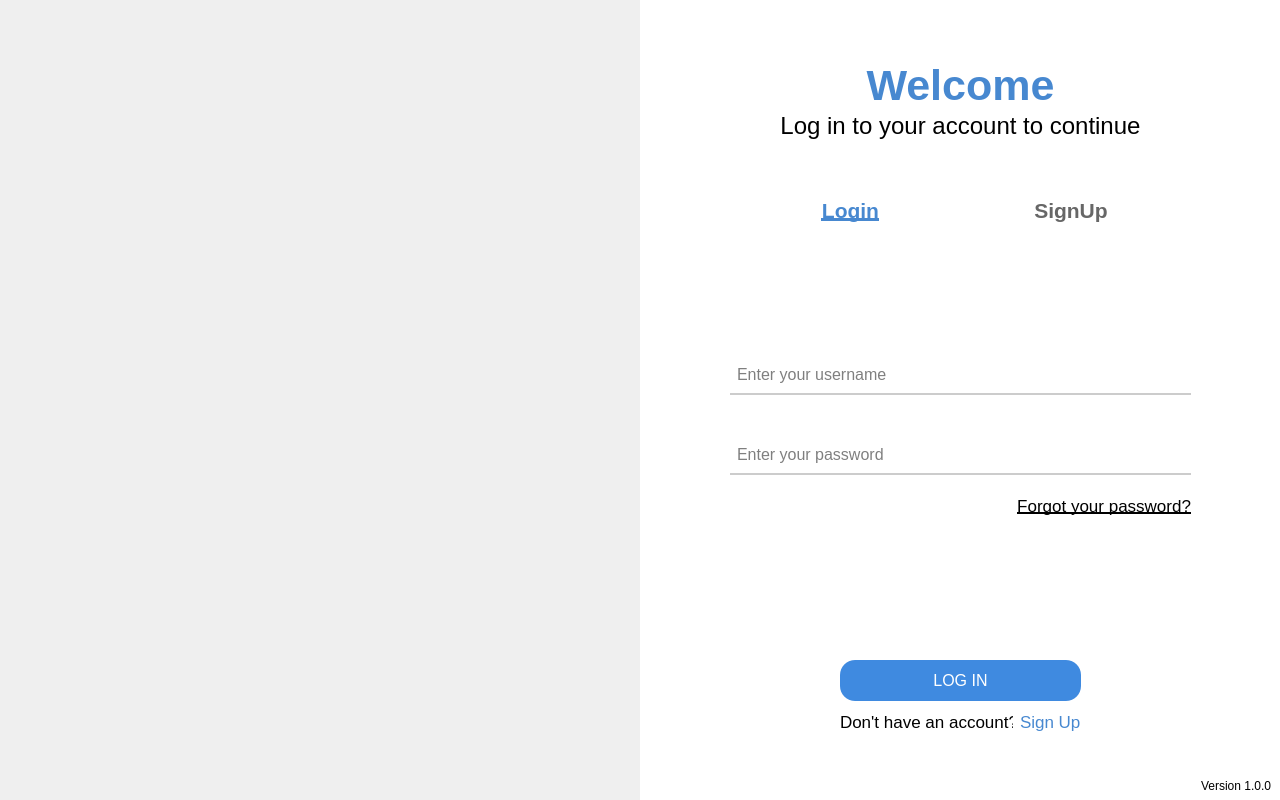
<?xml version="1.0" encoding="UTF-8"?>
<ui version="4.0">
 <class>MainWindow</class>
 <widget class="QMainWindow" name="MainWindow">
  <property name="geometry">
   <rect>
    <x>0</x>
    <y>0</y>
    <width>1280</width>
    <height>800</height>
   </rect>
  </property>
  <property name="sizePolicy">
   <sizepolicy hsizetype="Expanding" vsizetype="Expanding">
    <horstretch>0</horstretch>
    <verstretch>0</verstretch>
   </sizepolicy>
  </property>
  <property name="minimumSize">
   <size>
    <width>1280</width>
    <height>800</height>
   </size>
  </property>
  <property name="maximumSize">
   <size>
    <width>1280</width>
    <height>800</height>
   </size>
  </property>
  <property name="windowTitle">
   <string>MainWindow</string>
  </property>
  <property name="styleSheet">
   <string notr="true">QFrame { border: none; }</string>
  </property>
  <widget class="QWidget" name="centralwidget">
   <property name="sizePolicy">
    <sizepolicy hsizetype="Expanding" vsizetype="Expanding">
     <horstretch>0</horstretch>
     <verstretch>0</verstretch>
    </sizepolicy>
   </property>
   <widget class="QFrame" name="controles">
    <property name="geometry">
     <rect>
      <x>640</x>
      <y>0</y>
      <width>640</width>
      <height>800</height>
     </rect>
    </property>
    <property name="sizePolicy">
     <sizepolicy hsizetype="Expanding" vsizetype="Expanding">
      <horstretch>0</horstretch>
      <verstretch>0</verstretch>
     </sizepolicy>
    </property>
    <property name="styleSheet">
     <string notr="true">QFrame#controles {
    background-color: rgba(255, 255, 255, 1); /* Rojo semi-transparente */
}
</string>
    </property>
    <property name="frameShape">
     <enum>QFrame::StyledPanel</enum>
    </property>
    <property name="frameShadow">
     <enum>QFrame::Raised</enum>
    </property>
    <widget class="QLabel" name="label_2">
     <property name="geometry">
      <rect>
       <x>0</x>
       <y>60</y>
       <width>641</width>
       <height>51</height>
      </rect>
     </property>
     <property name="font">
      <font>
       <pointsize>32</pointsize>
       <bold>true</bold>
      </font>
     </property>
     <property name="styleSheet">
      <string notr="true">color: #4788D0;</string>
     </property>
     <property name="text">
      <string>Welcome</string>
     </property>
     <property name="alignment">
      <set>Qt::AlignCenter</set>
     </property>
    </widget>
    <widget class="QLabel" name="label_3">
     <property name="geometry">
      <rect>
       <x>0</x>
       <y>110</y>
       <width>641</width>
       <height>31</height>
      </rect>
     </property>
     <property name="font">
      <font>
       <pointsize>18</pointsize>
      </font>
     </property>
     <property name="text">
      <string>Log in to your account to continue</string>
     </property>
     <property name="alignment">
      <set>Qt::AlignCenter</set>
     </property>
    </widget>
    <widget class="QFrame" name="frame">
     <property name="geometry">
      <rect>
       <x>0</x>
       <y>170</y>
       <width>641</width>
       <height>81</height>
      </rect>
     </property>
     <property name="frameShape">
      <enum>QFrame::StyledPanel</enum>
     </property>
     <property name="frameShadow">
      <enum>QFrame::Raised</enum>
     </property>
     <layout class="QHBoxLayout" name="horizontalLayout">
      <property name="spacing">
       <number>0</number>
      </property>
      <property name="leftMargin">
       <number>100</number>
      </property>
      <property name="topMargin">
       <number>0</number>
      </property>
      <property name="rightMargin">
       <number>100</number>
      </property>
      <property name="bottomMargin">
       <number>0</number>
      </property>
      <item>
       <widget class="QLabel" name="lblLoginHeader">
        <property name="font">
         <font>
          <pointsize>16</pointsize>
          <bold>true</bold>
          <underline>true</underline>
         </font>
        </property>
        <property name="cursor">
         <cursorShape>PointingHandCursor</cursorShape>
        </property>
        <property name="styleSheet">
         <string notr="true">color: #4788D0;</string>
        </property>
        <property name="text">
         <string>Login</string>
        </property>
        <property name="alignment">
         <set>Qt::AlignCenter</set>
        </property>
       </widget>
      </item>
      <item>
       <widget class="QLabel" name="lblSignUpHeader">
        <property name="font">
         <font>
          <pointsize>16</pointsize>
          <bold>true</bold>
         </font>
        </property>
        <property name="cursor">
         <cursorShape>PointingHandCursor</cursorShape>
        </property>
        <property name="styleSheet">
         <string notr="true">color: rgb(103, 103, 103);</string>
        </property>
        <property name="text">
         <string>SignUp</string>
        </property>
        <property name="alignment">
         <set>Qt::AlignCenter</set>
        </property>
       </widget>
      </item>
     </layout>
    </widget>
    <widget class="QFrame" name="frame_2">
     <property name="geometry">
      <rect>
       <x>0</x>
       <y>250</y>
       <width>641</width>
       <height>521</height>
      </rect>
     </property>
     <property name="frameShape">
      <enum>QFrame::StyledPanel</enum>
     </property>
     <property name="frameShadow">
      <enum>QFrame::Raised</enum>
     </property>
     <widget class="QLineEdit" name="txtUsername">
      <property name="geometry">
       <rect>
        <x>90</x>
        <y>105</y>
        <width>461</width>
        <height>40</height>
       </rect>
      </property>
      <property name="minimumSize">
       <size>
        <width>0</width>
        <height>40</height>
       </size>
      </property>
      <property name="font">
       <font>
        <pointsize>12</pointsize>
       </font>
      </property>
      <property name="styleSheet">
       <string notr="true">QLineEdit {
    border: none;
    border-bottom: 2px solid #ccc;
    padding: 5px;
}

QLineEdit:focus {
    border-bottom: 2px solid #4285F4;
}
</string>
      </property>
      <property name="alignment">
       <set>Qt::AlignLeading|Qt::AlignLeft|Qt::AlignVCenter</set>
      </property>
      <property name="placeholderText">
       <string>Enter your username</string>
      </property>
     </widget>
     <widget class="QLineEdit" name="txtPassword">
      <property name="geometry">
       <rect>
        <x>90</x>
        <y>185</y>
        <width>461</width>
        <height>40</height>
       </rect>
      </property>
      <property name="minimumSize">
       <size>
        <width>0</width>
        <height>40</height>
       </size>
      </property>
      <property name="font">
       <font>
        <pointsize>12</pointsize>
       </font>
      </property>
      <property name="styleSheet">
       <string notr="true">QLineEdit {
    border: none;
    border-bottom: 2px solid #ccc;
    padding: 5px;
}

QLineEdit:focus {
    border-bottom: 2px solid #4285F4;
}
</string>
      </property>
      <property name="echoMode">
       <enum>QLineEdit::Password</enum>
      </property>
      <property name="alignment">
       <set>Qt::AlignLeading|Qt::AlignLeft|Qt::AlignVCenter</set>
      </property>
      <property name="placeholderText">
       <string>Enter your password</string>
      </property>
     </widget>
     <widget class="QLabel" name="label_4">
      <property name="geometry">
       <rect>
        <x>90</x>
        <y>240</y>
        <width>461</width>
        <height>31</height>
       </rect>
      </property>
      <property name="sizePolicy">
       <sizepolicy hsizetype="Preferred" vsizetype="Fixed">
        <horstretch>0</horstretch>
        <verstretch>0</verstretch>
       </sizepolicy>
      </property>
      <property name="font">
       <font>
        <pointsize>13</pointsize>
        <underline>true</underline>
       </font>
      </property>
      <property name="cursor">
       <cursorShape>PointingHandCursor</cursorShape>
      </property>
      <property name="text">
       <string>Forgot your password?</string>
      </property>
      <property name="scaledContents">
       <bool>true</bool>
      </property>
      <property name="alignment">
       <set>Qt::AlignRight|Qt::AlignTrailing|Qt::AlignVCenter</set>
      </property>
     </widget>
     <widget class="QLabel" name="lblSignUp">
      <property name="geometry">
       <rect>
        <x>380</x>
        <y>450</y>
        <width>60</width>
        <height>43</height>
       </rect>
      </property>
      <property name="font">
       <font>
        <pointsize>13</pointsize>
       </font>
      </property>
      <property name="cursor">
       <cursorShape>PointingHandCursor</cursorShape>
      </property>
      <property name="styleSheet">
       <string notr="true">color: #4788D0;</string>
      </property>
      <property name="text">
       <string>Sign Up</string>
      </property>
      <property name="scaledContents">
       <bool>true</bool>
      </property>
     </widget>
     <widget class="QLabel" name="label_5">
      <property name="geometry">
       <rect>
        <x>200</x>
        <y>450</y>
        <width>173</width>
        <height>43</height>
       </rect>
      </property>
      <property name="font">
       <font>
        <pointsize>13</pointsize>
       </font>
      </property>
      <property name="text">
       <string>Don't have an account?</string>
      </property>
     </widget>
     <widget class="QPushButton" name="btnLogIn">
      <property name="geometry">
       <rect>
        <x>200</x>
        <y>410</y>
        <width>241</width>
        <height>41</height>
       </rect>
      </property>
      <property name="cursor">
       <cursorShape>PointingHandCursor</cursorShape>
      </property>
      <property name="styleSheet">
       <string notr="true">QPushButton {
    background-color: #3F8AE0;
    border-radius: 15px;
    color: white;
    font-size: 16px; 
    padding: 10px 20px;
}

QPushButton:hover {
    background-color: #357AE8;
}

QPushButton:pressed {
    background-color: #2C6FDD;
}
</string>
      </property>
      <property name="text">
       <string>LOG IN</string>
      </property>
     </widget>
     <widget class="QPushButton" name="btnShowPassword">
      <property name="geometry">
       <rect>
        <x>520</x>
        <y>189</y>
        <width>31</width>
        <height>31</height>
       </rect>
      </property>
      <property name="cursor">
       <cursorShape>PointingHandCursor</cursorShape>
      </property>
      <property name="layoutDirection">
       <enum>Qt::LeftToRight</enum>
      </property>
      <property name="autoFillBackground">
       <bool>false</bool>
      </property>
      <property name="styleSheet">
       <string notr="true">QPushButton {
	background-color: rgb(255, 255, 255);
	border-radius: 5px;
	color: white;
}

QPushButton:hover {
	background-color: rgb(239, 239, 239);
}

QPushButton:pressed {
	background-color: rgb(209, 209, 209);
}</string>
      </property>
      <property name="text">
       <string/>
      </property>
      <property name="icon">
       <iconset resource="../resources.qrc">
        <normaloff>:/resources/invisiblePass.png</normaloff>:/resources/invisiblePass.png</iconset>
      </property>
      <property name="iconSize">
       <size>
        <width>20</width>
        <height>20</height>
       </size>
      </property>
      <property name="flat">
       <bool>true</bool>
      </property>
     </widget>
    </widget>
    <widget class="QLabel" name="label_7">
     <property name="geometry">
      <rect>
       <x>510</x>
       <y>770</y>
       <width>121</width>
       <height>31</height>
      </rect>
     </property>
     <property name="text">
      <string>Version 1.0.0</string>
     </property>
     <property name="alignment">
      <set>Qt::AlignRight|Qt::AlignTrailing|Qt::AlignVCenter</set>
     </property>
    </widget>
   </widget>
   <widget class="QLabel" name="label">
    <property name="geometry">
     <rect>
      <x>0</x>
      <y>0</y>
      <width>641</width>
      <height>801</height>
     </rect>
    </property>
    <property name="text">
     <string/>
    </property>
    <property name="pixmap">
     <pixmap resource="../resources.qrc">:/resources/loginBackground.png</pixmap>
    </property>
    <property name="scaledContents">
     <bool>true</bool>
    </property>
   </widget>
   <widget class="QLabel" name="label_6">
    <property name="geometry">
     <rect>
      <x>260</x>
      <y>320</y>
      <width>121</width>
      <height>161</height>
     </rect>
    </property>
    <property name="styleSheet">
     <string notr="true"/>
    </property>
    <property name="text">
     <string/>
    </property>
    <property name="pixmap">
     <pixmap resource="../resources.qrc">:/resources/whiteIcon.png</pixmap>
    </property>
    <property name="scaledContents">
     <bool>true</bool>
    </property>
    <property name="alignment">
     <set>Qt::AlignCenter</set>
    </property>
   </widget>
  </widget>
 </widget>
 <resources>
  <include location="../resources.qrc"/>
 </resources>
 <connections/>
</ui>
